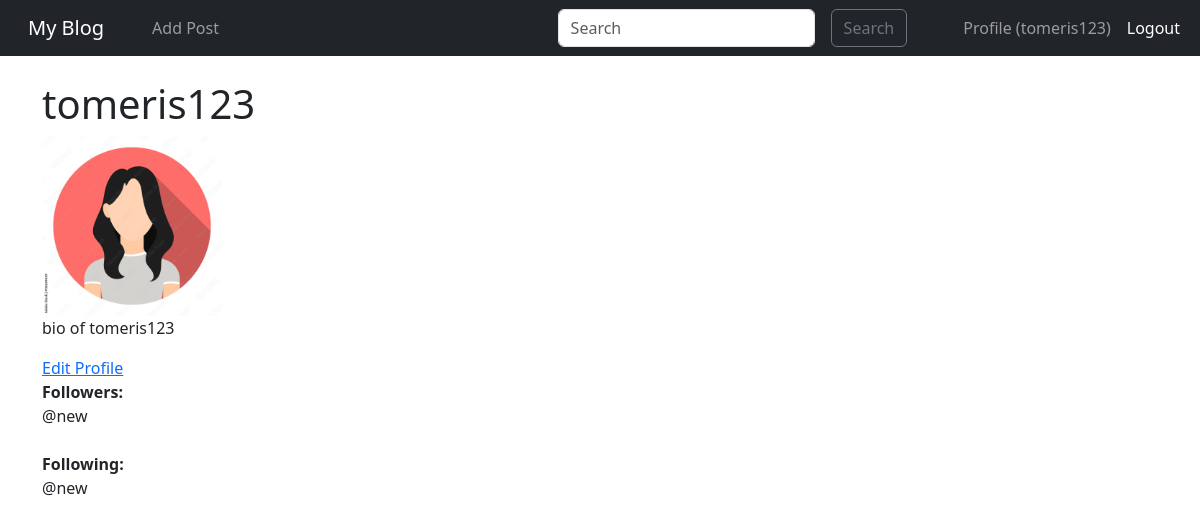
/users/profile/3 (signed in), run on the app's committed database.
### users/models.py (models this page shows, shortened)
class Profile(models.Model):
    user = models.OneToOneField(User, on_delete=models.CASCADE)
    bio = models.TextField(blank=True)
    profile_picture = models.ImageField(upload_to='profile_pictures/', blank=True)

class Follow(models.Model):
    follower = models.ForeignKey(User, related_name='following', on_delete=models.CASCADE)
    following = models.ForeignKey(User, related_name='followers', on_delete=models.CASCADE)

### users/views.py (the view)
# urls.py: path('profile/<int:pk>', profile , name='profile'),
def profile(request, pk):
    user = get_object_or_404(User, id = pk)
    profile = get_object_or_404(Profile, user=user)
    is_follower = Follow.objects.filter(follower=request.user, following=user).exists()
    users = User.objects.exclude(id=request.user.id)
    context = {
        'profile': profile,
        'is_follower': is_follower,
        'users': users,
    }
    return render(request, "registration/profile.html" , context)

### users/templates/registration/profile.html (shortened to what this page needs)
{% extends 'base.html' %}
{% load static %}
{% block content %}
<h1>{{ profile.user.username }}</h1>
{% if profile.profile_picture %}
    <img src="{{ profile.profile_picture.url }}"
         alt="Profile Picture"
         style="max-width: 180px;">
{% else %}
    <p>No picture available.</p>
{% endif %}
{% if profile.bio %}
    <p>{{ profile.bio }}</p>
{% else %}
    <p>No bio available.</p>
{% endif %}
<a href="{% url 'profile-edit' %}">Edit Profile</a> <br/>
<strong>Followers:</strong><br/>
{% for follow in profile.user.followers.all %}
    @{{ follow.follower }}<br/>
{% empty %}
    <p>No followers yet.</p>
{% endfor %}
<br/>
<strong>Following:</strong><br/>
{% for follow in profile.user.following.all %}
    @{{ follow.following }}<br/>
{% empty %}
    <p>Not following anyone yet.</p>
{% endfor %}
<br/>
{% endblock %}

### blog/templates/base.html (shortened to what this page needs)
<!doctype html>
<html lang="en">
  <head>
    <link rel="stylesheet" href="https://cdn.jsdelivr.net/npm/bootstrap@5.3.3/dist/css/bootstrap.rtl.min.css">
  </head>
  <body>
    <nav class="navbar navbar-expand-lg navbar-dark bg-dark">
      <div class="container-fluid">
        <a class="navbar-brand" href="{% url 'home' %}">My Blog</a>
        <div class="collapse navbar-collapse" id="navbarSupportedContent">
          <ul class="navbar-nav ms-auto">
            {% if user.is_authenticated %}
              <li class="nav-item">
                <a class="nav-link" href="{% url 'add-post' %}">Add Post</a>
              </li>
            {% endif %}
          </ul>
          <form class="d-flex ms-2" role="search">
            <input class="form-control ms-3" type="search" name="q" placeholder="Search" aria-label="Search" value="{{ request.GET.q }}">
            <button class="btn btn-outline-secondary" type="submit">Search</button>
          </form>
          <ul class="navbar-nav mr-auto">
            {% if user.is_authenticated %}
              <li class="nav-item">
                <a class="nav-link" href="{% url 'profile' request.user.id %}">Profile ({{ user.username }})</a>
              </li>
              <li class="nav-item">
                <form action="{% url 'logout' %}" method="post" class="d-inline">
                  <button type="submit" class="nav-link btn btn-link" style="color: white;">Logout</button>
                </form>
              </li>
            {% endif %}
          </ul>
        </div>
      </div>
    </nav>
    <br/>
    <div class="container">
      {% block content %}
      {% endblock %}
    </div>
  </body>
</html>

### data on the page
Profile: user.username "tomeris123", profile_picture (picture), bio "bio of tomeris123"
Follow: follower "new"
Follow: following "new"

### other printed values
{{ user.username }} "tomeris123"
